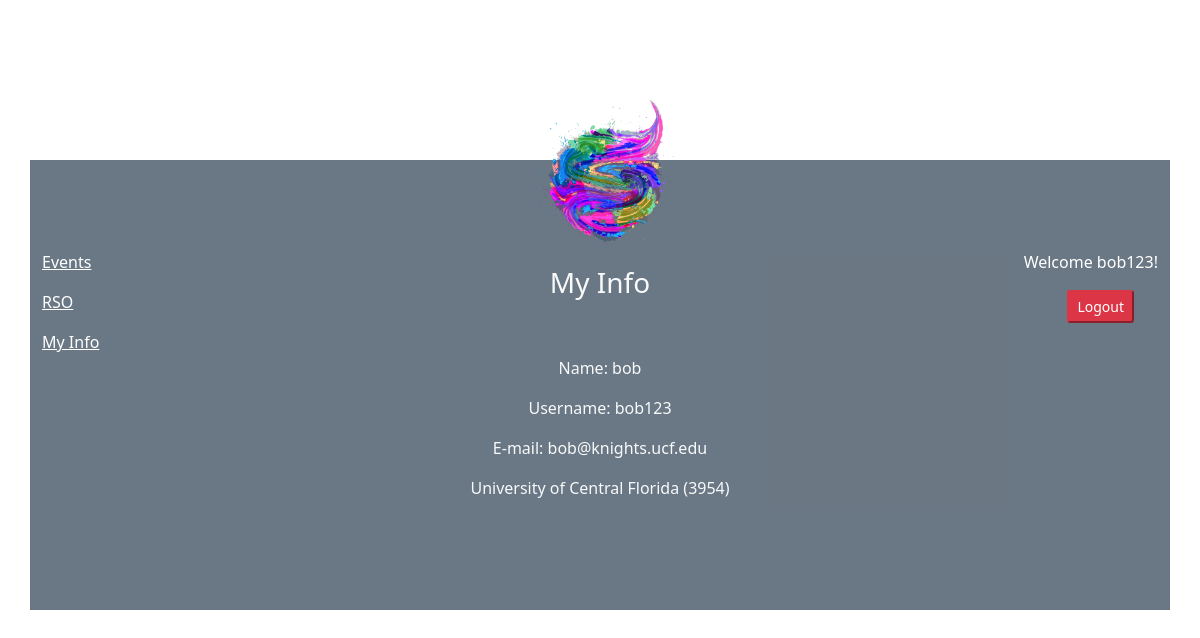
The page /university_events/myinfo.php (signed in) on the database its author committed.
### tables this page shows
CREATE TABLE IF NOT EXISTS `users` (
  `userID` int(10) NOT NULL AUTO_INCREMENT,
  `password` varchar(11) NOT NULL,
  `email` varchar(30) NOT NULL,
  `name` varchar(15) NOT NULL,
  `uname` varchar(15) NOT NULL,
  `uid` int(10) NOT NULL,
  PRIMARY KEY (`userID`)
);

CREATE TABLE IF NOT EXISTS `university` (
  `uniID` int(10) NOT NULL AUTO_INCREMENT,
  `name` varchar(30) NOT NULL,
  `description` varchar(500) NOT NULL,
  `studentpop` int(100) NOT NULL,
  `phone` varchar(15) NOT NULL,
  PRIMARY KEY (`uniID`)
);

### university_events/myinfo.php (the view, shortened to what this page needs)
<?php
	$connection =  mysqli_connect("localhost", "root","");
?>
<!DOCTYPE html>
<html>
<head>
	<link rel="stylesheet" a href="loginpage.css">
	<link rel="stylesheet" a href="font-awesome.min.css">
	<link href="https://cdn.jsdelivr.net/npm/bootstrap@5.1.3/dist/css/bootstrap.min.css" rel="stylesheet">
</head>
<body>
	<?php
	$sql="SELECT userID,uid FROM users WHERE uname='".$_SESSION['uname']."'";
	$result = mysqli_query($connection,$sql);
	$info = mysqli_fetch_all($result, MYSQLI_ASSOC);
	foreach($info as $info)
	{
		$uid = $info['uid'];
	}?>
	<?php if(!empty($_SESSION['uname'])){?>
	<div class="container text-light">
		<a href="index.php"><img src="logo.png"/></a>
		<div class="row">
			<div class="col-md-2">
				<div class="d-sm-flex justify-content-start"><a style="color:white;" href="events.php"<p>Events</p></a></div>
				<div class="d-sm-flex justify-content-start"><a style="color:white;" href="rso.php"<p>RSO</p></a></div>
				<div class="d-sm-flex justify-content-start"><a style="color:white;" href="myinfo.php"<p>My Info</p></a></div>
			</div>
			<div class="col-md pt-3">
				<div class="pb-5"><h3>My Info</h3></div>
				<?php
					$sql="SELECT name,uname,email,uid FROM users WHERE uname='".$_SESSION['uname']."'";
					$result = mysqli_query($connection,$sql);
					$info = mysqli_fetch_all($result, MYSQLI_ASSOC);
					foreach($info as $info){?>
						<p>Name: <?php echo htmlspecialchars($info['name']);?></p>
						<p>Username: <?php echo htmlspecialchars($info['uname']);?></p>
						<p>E-mail: <?php echo htmlspecialchars($info['email']);?></p>
						<?php
							$sql="SELECT name FROM university WHERE uniID='".$uid."'";
							$result = mysqli_query($connection,$sql);
							$infouid = mysqli_fetch_all($result, MYSQLI_ASSOC);
							foreach($infouid as $infouid){?>
								<p><?php echo htmlspecialchars($infouid['name']);
								echo ' (';
								echo htmlspecialchars($info['uid']);
								echo ')'?></p>
							<?php }?>
					<?php }?>
			</div>
			<div class="col-md-2">
				<div class="d-sm-flex justify-content-end">
					<p style="color:white;">Welcome <?php echo $_SESSION['uname'];?>!</p>
				</div>
				<div class="d-sm-flex justify-content-end px-4">
					<form method="post">
						<button class="btn-sm btn-danger" name="logout">Logout</button>
				</div>
			</div>
		</div>
	</div>
	<?php }?>
</body>
</html>

### university_events/loginpage.css (style rules this page uses)
body { margin: 0 auto; background-image: url("loginbg.png"); background-repeat: no-repeat; background-size: 100% 1080px; }
.container { width: 500px; height: 450px; text-align: center; margin: 0 auto; background-color: rgba(44, 62, 80,0.7); margin-top: 160px; }
.container img { width: 150px; height: 150px; margin-top: -60px; }

### rows shown on the page
users: name "bob", uname "bob123", email "bob@knights.ucf.edu", uid "3954"
university: name "University of Central Florida"

### other values the page prints
$_SESSION['uname'] "bob123"
